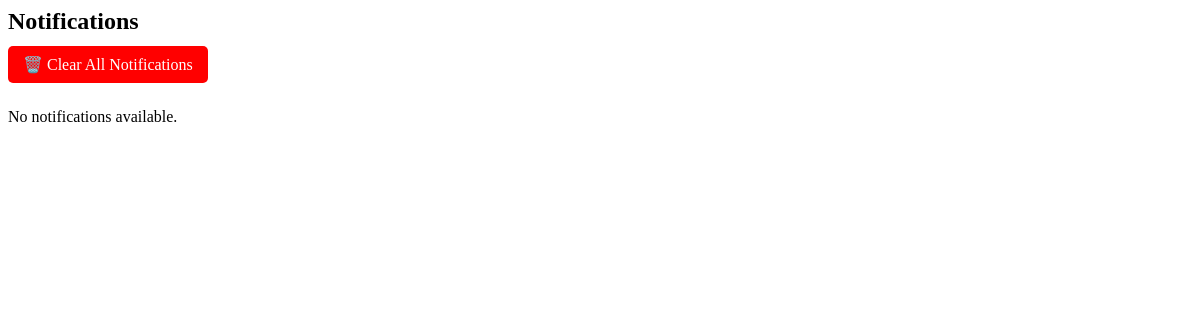
Page /notifications/ (signed in) on the earlier database version.
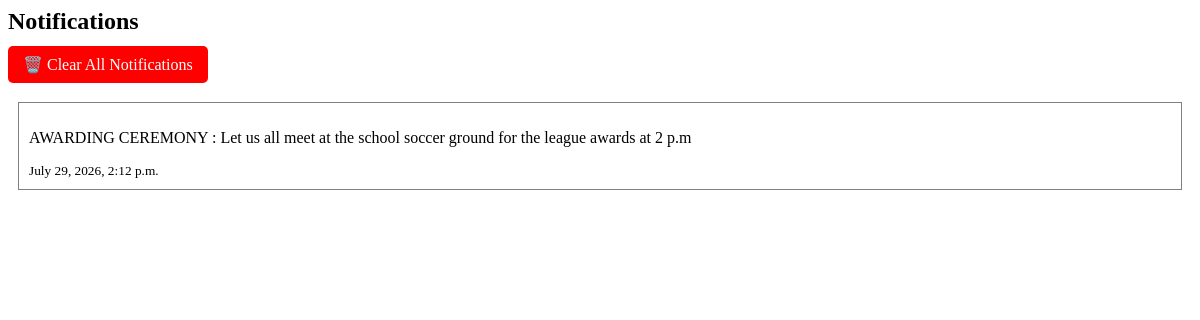
Same page on the later database version.
### notifications/models.py (models this page shows, shortened)
class Notification(models.Model):
    user = models.ForeignKey(
        CustomUser,
        on_delete=models.CASCADE
    )
    message = models.TextField()
    is_read = models.BooleanField(default=False)
    created_at = models.DateTimeField(auto_now_add=True)

### notifications/views.py (the view)
def notifications_page(request):
    notifications = Notification.objects.filter(
        user=request.user
).order_by('-created_at')
    notifications.filter(
        is_read=False
).update(is_read=True)
    unread_count = 0
    context = {
        'notifications': notifications,
        'unread_count': unread_count,
    }
    return render(
        request,
          'notifications/notifications.html',
            context
    )

### notifications/context_processors.py (called while the page is built)
def admin_notifications(request):
    return {
        'unread_notifications':
        AdminNotification.objects.filter(
            is_read=False
        ).count()
    }

### notifications/templates/notifications/notifications.html (shortened to what this page needs)
<h2>Notifications</h2>
<a href="{% url 'clear_all_notifications' %}"
   style="background:red;color:white;padding:10px 15px;border-radius:5px;text-decoration:none;">
   🗑️ Clear All Notifications
</a>
{% for notification in notifications %}
    <div style="border:1px solid gray; padding:10px; margin:10px;">
        <p>{{ notification.message }}</p>
        <small>{{ notification.created_at }}</small>
    </div>
{% empty %}
    <p>No notifications available.</p>
{% endfor %}

Differences in the rows shown:
added Notification: message "AWARDING CEREMONY : Let us all meet at the school soccer ground for the league awards at 2 p.m", created_at "July 29, 2026, 2:12 p.m."
Other differences:
text no longer shown: "No notifications available."
